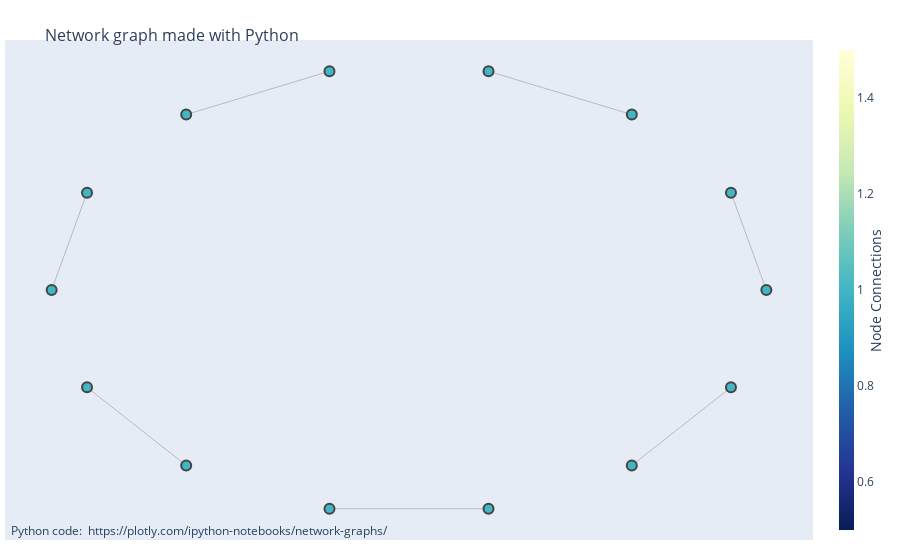

Notebook source saved alongside this figure:
### Code cell
%%time
plot_knn_graph(dictionary, M, k=1)

### Figure 1 — Plotly figure (JSON) as saved in the notebook; plotly's stock layout.template omitted (floating-point values rounded to 4 significant figures)
{"data": [{"hoverinfo": "none", "line": {"color": "#888", "width": 0.5}, "mode": "lines", "type": "scatter", "x": [0.901, 1.0, null, 0.2225, 0.6235, null, -0.6235, -0.2225, null, -1, -0.901, null, -0.6235, -0.901, null, 0.2225, -0.2225, null, 0.901, 0.6235, null], "y": [0.4339, 1.902e-08, null, 0.9749, 0.7818, null, 0.7818, 0.9749, null, -6.841e-08, 0.4339, null, -0.7818, -0.4339, null, -0.9749, -0.9749, null, -0.4339, -0.7818, null]}, {"hoverinfo": "text", "marker": {"color": [1, 1, 1, 1, 1, 1, 1, 1, 1, 1, 1, 1, 1, 1], "colorbar": {"thickness": 15, "title": {"side": "right", "text": "Node Connections"}, "xanchor": "left"}, "colorscale": [[0, "rgb(255,255,217)"], [0.125, "rgb(237,248,177)"], [0.25, "rgb(199,233,180)"], [0.375, "rgb(127,205,187)"], [0.5, "rgb(65,182,196)"], [0.625, "rgb(29,145,192)"], [0.75, "rgb(34,94,168)"], [0.875, "rgb(37,52,148)"], [1, "rgb(8,29,88)"]], "line": {"width": 2}, "reversescale": true, "showscale": true, "size": 10}, "mode": "markers", "text": ["# of connections: 1", "# of connections: 1", "# of connections: 1", "# of connections: 1", "# of connections: 1", "# of connections: 1", "# of connections: 1", "# of connections: 1", "# of connections: 1", "# of connections: 1", "# of connections: 1", "# of connections: 1", "# of connections: 1", "# of connections: 1"], "type": "scatter", "x": [1.0, 0.901, 0.6235, 0.2225, -0.2225, -0.6235, -0.901, -1, -0.901, -0.6235, -0.2225, 0.2225, 0.6235, 0.901], "y": [1.902e-08, 0.4339, 0.7818, 0.9749, 0.9749, 0.7818, 0.4339, -6.841e-08, -0.4339, -0.7818, -0.9749, -0.9749, -0.7818, -0.4339]}], "layout": {"annotations": [{"showarrow": false, "text": "Python code: <a href='https://plotly.com/ipython-notebooks/network-graphs/'> https://plotly.com/ipython-notebooks/network-graphs/</a>", "x": 0.005, "xref": "paper", "y": -0.002, "yref": "paper"}], "hovermode": "closest", "margin": {"b": 20, "l": 5, "r": 5, "t": 40}, "showlegend": false, "title": {"font": {"size": 16}, "text": "<br>Network graph made with Python"}, "xaxis": {"showgrid": false, "showticklabels": false, "zeroline": false}, "yaxis": {"showgrid": false, "showticklabels": false, "zeroline": false}}}
